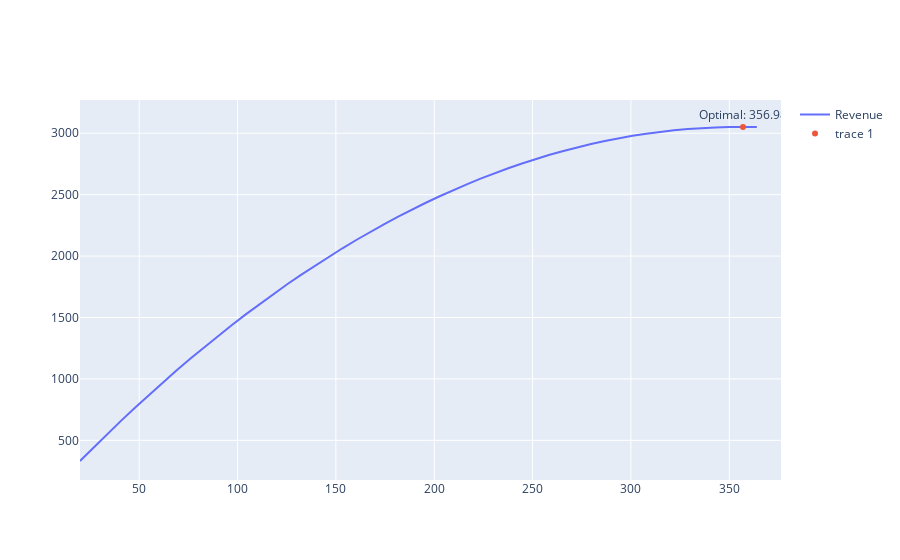

Notebook code cell kept with this figure:
### Code cell
comp1_mean = df['comp_1'].mean()
comp2_mean = df['comp_2'].mean()
comp3_mean = df['comp_3'].mean()

price_range = np.linspace(df['unit_price'].min(), df['unit_price'].max(), 50)
revenue_list = []
for p in price_range:
    sample_df = pd.DataFrame([[p, p-comp1_mean, p-comp2_mean, p-comp3_mean, 6]], columns=feature_cols)
    sample_scaled = scaler.transform(sample_df)
    predicted_qty = lin_model.predict(sample_scaled)[0]
    revenue_list.append(p * max(predicted_qty, 0))
optimal_price = price_range[np.argmax(revenue_list)]
print('Optimal Price:', optimal_price)

fig = go.Figure()
fig.add_trace(go.Scatter(x=price_range,y=revenue_list,mode='lines',name='Revenue'))
fig.add_trace(go.Scatter(x=[optimal_price],y=[max(revenue_list)],mode='markers+text',text=[f'Optimal: {optimal_price:.2f}'],textposition='top center'))
fig.show()

### Figure 1 — Plotly figure (JSON) as saved in the notebook; plotly's stock layout.template omitted (floating-point values rounded to 4 significant figures)
{"data": [{"mode": "lines", "name": "Revenue", "type": "scatter", "x": [19.9, 26.92, 33.94, 40.97, 47.99, 55.01, 62.03, 69.06, 76.08, 83.1, 90.12, 97.15, 104.2, 111.2, 118.2, 125.2, 132.3, 139.3, 146.3, 153.3, 160.3, 167.4, 174.4, 181.4, 188.4, 195.5, 202.5, 209.5, 216.5, 223.6, 230.6, 237.6, 244.6, 251.6, 258.7, 265.7, 272.7, 279.7, 286.8, 293.8, 300.8, 307.8, 314.8, 321.9, 328.9, 335.9, 342.9, 350.0, 357.0, 364], "y": [331.9, 444.4, 554.6, 662.4, 767.8, 870.8, 971.5, 1070.0, 1166.0, 1259.0, 1350.0, 1439.0, 1525.0, 1610.0, 1691.0, 1770.0, 1847.0, 1922.0, 1994.0, 2064.0, 2131.0, 2196.0, 2259.0, 2319.0, 2377.0, 2432.0, 2485.0, 2536.0, 2584.0, 2630.0, 2674.0, 2715.0, 2754.0, 2790.0, 2824.0, 2856.0, 2885.0, 2912.0, 2937.0, 2959.0, 2979.0, 2996.0, 3011.0, 3024.0, 3034.0, 3042.0, 3048.0, 3051.0, 3051.0, 3050.0]}, {"mode": "markers+text", "text": ["Optimal: 356.98"], "textposition": "top center", "type": "scatter", "x": [357.0], "y": [3051.0]}], "layout": {"autosize": true, "dragmode": "zoom", "xaxis": {"autorange": false, "range": [19.9, 376.3], "type": "linear"}, "yaxis": {"autorange": false, "range": [177.2, 3271.0], "type": "linear"}}}
